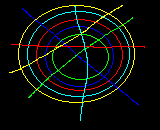
#> input picture RGB_CY2.bmp, 160 x 130 px
$ python RPS2.py   (Python 2 division)
#> lines starting #> are read from the running program, lines starting #| are printed output that depends on the picture
# -*- coding: utf-8 -*-
"""
Created on Wed Oct 07 18:09:10 2015

@author: Ilia
"""

import numpy as np
from matplotlib import pyplot as plt
import matplotlib as mpl
import scipy as sp
from scipy import ndimage


# [11 lines of commented-out code are left out]

# [6 lines left out: function eight_neighbors, not called in this run]

def GetPopFromBMP(bmp,colors):
    pop = np.zeros((bmp.shape[0],bmp.shape[1]),dtype=int)

    for colorind,color in enumerate(colors):
        this_color = np.array(color).reshape((1,1,3))
        pop[np.all(bmp == this_color,axis=2)] = colorind+1
    return pop


def RPSTensor_AllPlay(L):
    A = np.zeros((L+1,L+1))
    for i in range(1,L+1):
        for j in range(i+1,L+1):
            sgn = ((-1)**(i-j))
            A[i,j] = sgn
            A[j,i] = -sgn
    return A

# [46 lines left out: functions RPSTensor_Degrees, MakeGames, GetRGB_For_POP, not called in this run]

colors = [(255,0,0),(0,255,0),(0,0,255),(0,255,255),(255,255,0)]
#colors = [(255,0,0),(0,255,0),(0,0,255),(0,255,255)]
L = len(colors)

games_func = MakeGames
rps_func = RPSTensor_AllPlay

num_gen = 200

#sample_fname = 'sample1.bmp'
sample_fname = 'RGB_CY2.bmp'
bmp = ndimage.imread(sample_fname)
#> bmp is the input picture: shape (130, 160, 3); mean R, G, B 9.6, 13.1, 8.5
pop_0 = GetPopFromBMP(bmp,colors)
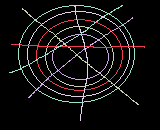
#> pop_0: shape (130, 160) int64; 6 distinct labels, from 0 to 5; one colour per label, 0 black
rps_tensor = rps_func(L)
next_board = np.copy(pop_0)
# [12 lines of commented-out code are left out]


from matplotlib import animation

#> (the run stopped early here; a loop or call above may not have finished)

$ run again, with sample1.bmp copied over RGB_CY2.bmp
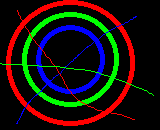
#> input picture sample1.bmp, 160 x 130 px
#> bmp is the input picture: shape (130, 160, 3); mean R, G, B 24.8, 18.9, 13.8
#> `pop_0 = GetPopFromBMP(bmp,colors)`:
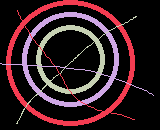
#> pop_0: shape (130, 160) int64; 4 distinct labels, from 0 to 3; one colour per label, 0 black

$ run again, with RGB_C.bmp copied over RGB_CY2.bmp
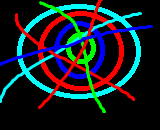
#> input picture RGB_C.bmp, 160 x 130 px
#> bmp is the input picture: shape (130, 160, 3); mean R, G, B 22.9, 32.2, 37.3
#> `pop_0 = GetPopFromBMP(bmp,colors)`:
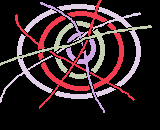
#> pop_0: shape (130, 160) int64; 5 distinct labels, from 0 to 4; one colour per label, 0 black

$ run again, with RGB_CMY.bmp copied over RGB_CY2.bmp
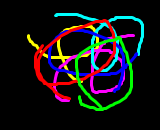
#> input picture RGB_CMY.bmp, 160 x 130 px
#> bmp is the input picture: shape (130, 160, 3); mean R, G, B 21, 20.3, 21.3
#> `pop_0 = GetPopFromBMP(bmp,colors)`:
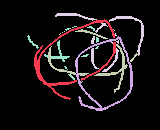
#> pop_0: shape (130, 160) int64; 6 distinct labels, from 0 to 5; one colour per label, 0 black
